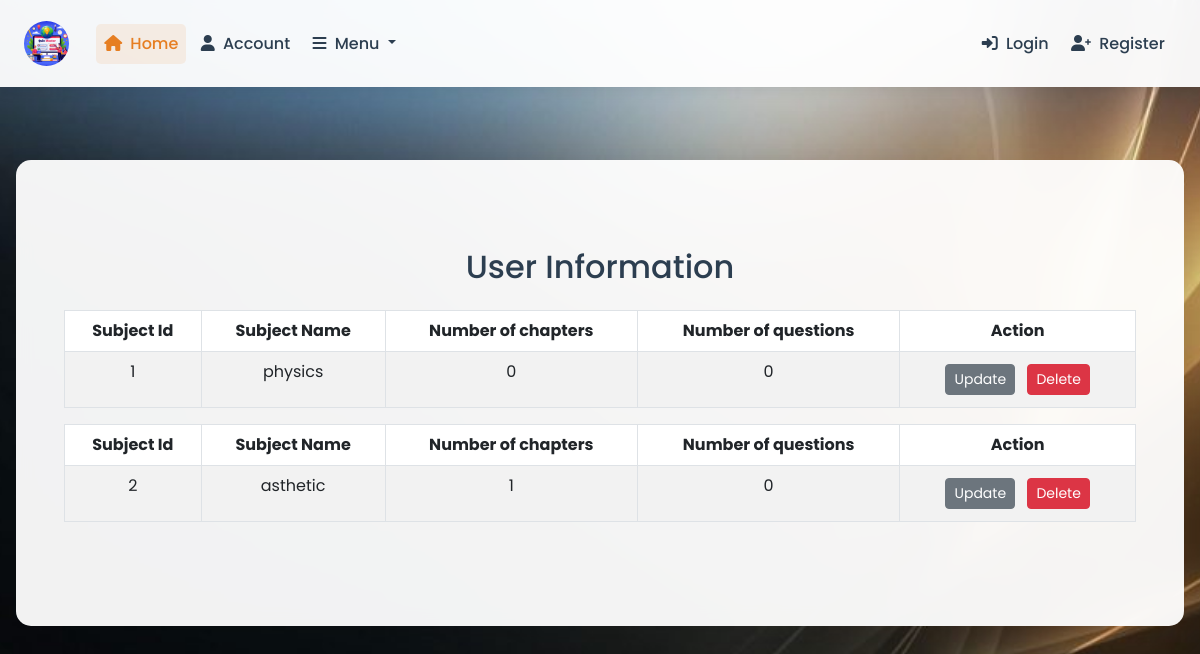
Page /subjects on the committed database.
### App/models.py (models this page shows, shortened)
class Subjects(db.Model):
    id = db.Column(db.Integer, primary_key=True)
    name = db.Column(db.String(20), nullable=False)
    no_of_chapters = db.Column(db.Integer, nullable=False, default=0)
    no_of_questions = db.Column(db.Integer, nullable=False, default=0)
    chapters = db.relationship('Chapters', backref='subject', lazy=True)
    questions = db.relationship('Questions', backref='subject', lazy=True)

### App/routes.py (the view)
@app.route('/subjects',methods = ['GET','POST'])
def subject_list():
    sub = Subjects.query.all()
    return render_template('subject_list.html',title = 'Subjects', sub = sub)

### App/templates/subject_list.html (shortened to what this page needs)
{% extends "layout.html" %}
{% block content %}
<div class="container my-4">
    <h2 class="text-center mb-4">User Information</h2>
    <diV>
      {% for sub in sub%}
      <table class="table table-bordered table-striped table-hover text-center">
        <thead class="thead-dark">
          <tr>
            <th>Subject Id</th>
            <th>Subject Name</th>
            <th>Number of chapters</th>
            <th>Number of questions</th>
            <th>Action</th>
          </tr>
        </thead>
        <tbody>
          <tr>
              <td>{{ sub.id }}</td>
              <td>{{ sub.name }}</td>
              <td>{{ sub.no_of_chapters }}</td>
              <td>{{ sub.no_of_questions }}</td>
              <td><div>
                <a class="btn btn-secondary btn-sm m-1" href="{{url_for('update_sub', sub_id = sub.id)}}">Update</a>
                <button type="button" class="btn btn-danger btn-sm m-1" data-toggle="modal" data-target="deleteModal ">Delete</button>
              </div>
              </td>
            </tr>
        </tbody>
    </table>
    </diV>
    {% endfor %}
</div>
{% endblock content %}

### rows in the picture
Subjects: id "1", name "physics", no_of_chapters "0", no_of_questions "0"
Subjects: id "2", name "asthetic", no_of_chapters "1", no_of_questions "0"
